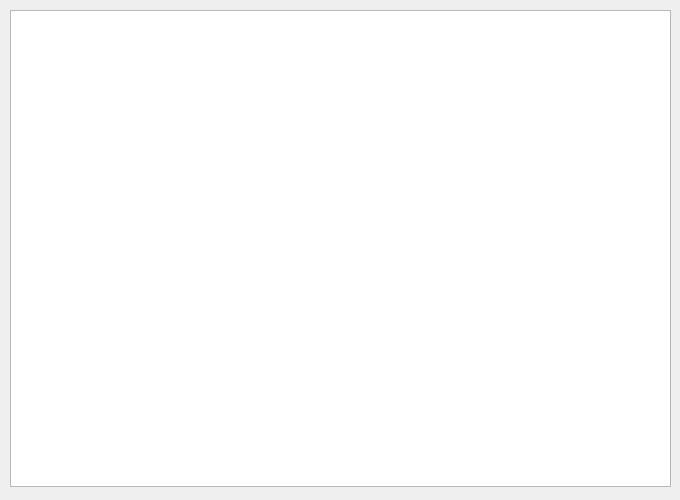
<?xml version="1.0" encoding="UTF-8"?>
<ui version="4.0">
 <class>HotkeysDialog</class>
 <widget class="QDialog" name="HotkeysDialog">
  <property name="geometry">
   <rect>
    <x>0</x>
    <y>0</y>
    <width>680</width>
    <height>500</height>
   </rect>
  </property>
  <property name="minimumSize">
   <size>
    <width>680</width>
    <height>500</height>
   </size>
  </property>
  <property name="maximumSize">
   <size>
    <width>680</width>
    <height>500</height>
   </size>
  </property>
  <property name="windowTitle">
   <string>Key/Mouse Actions</string>
  </property>
  <widget class="QTableWidget" name="tableWidget">
   <property name="geometry">
    <rect>
     <x>10</x>
     <y>10</y>
     <width>661</width>
     <height>477</height>
    </rect>
   </property>
   <property name="focusPolicy">
    <enum>Qt::NoFocus</enum>
   </property>
  </widget>
 </widget>
 <resources/>
 <connections/>
</ui>
